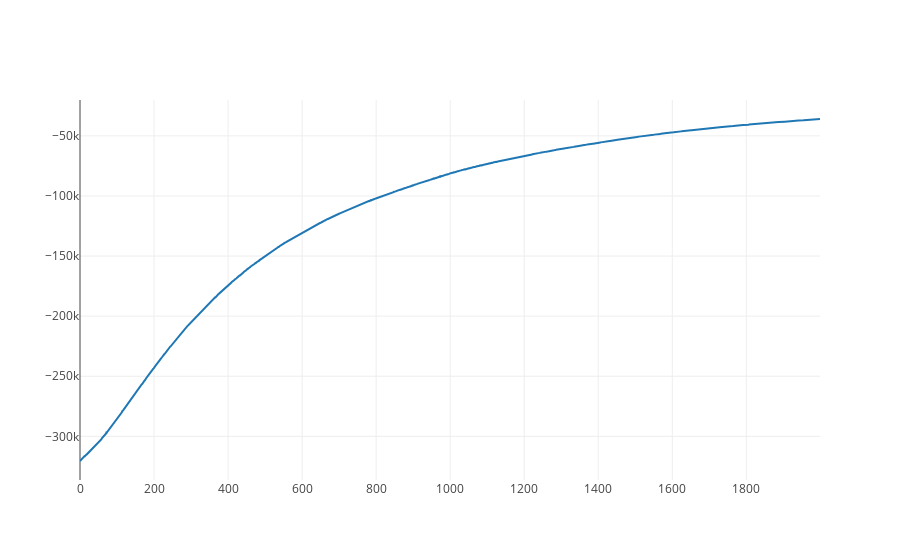

Notebook cell for this chart:
### Code cell
iplot([go.Scatter(x = list(range(len(inf_svi.elbos))), y = inf_svi.elbos)])

### Figure 1 — Plotly figure (JSON) as saved in the notebook; plotly's stock layout.template omitted (floating-point values rounded to 4 significant figures; data arrays with more than 128 entries replaced by an {"elided": "..."} marker saying what was removed)
{"data": [{"type": "scatter", "x": {"elided": "2000 int values"}, "y": {"elided": "2000 float values"}}], "layout": {}}
